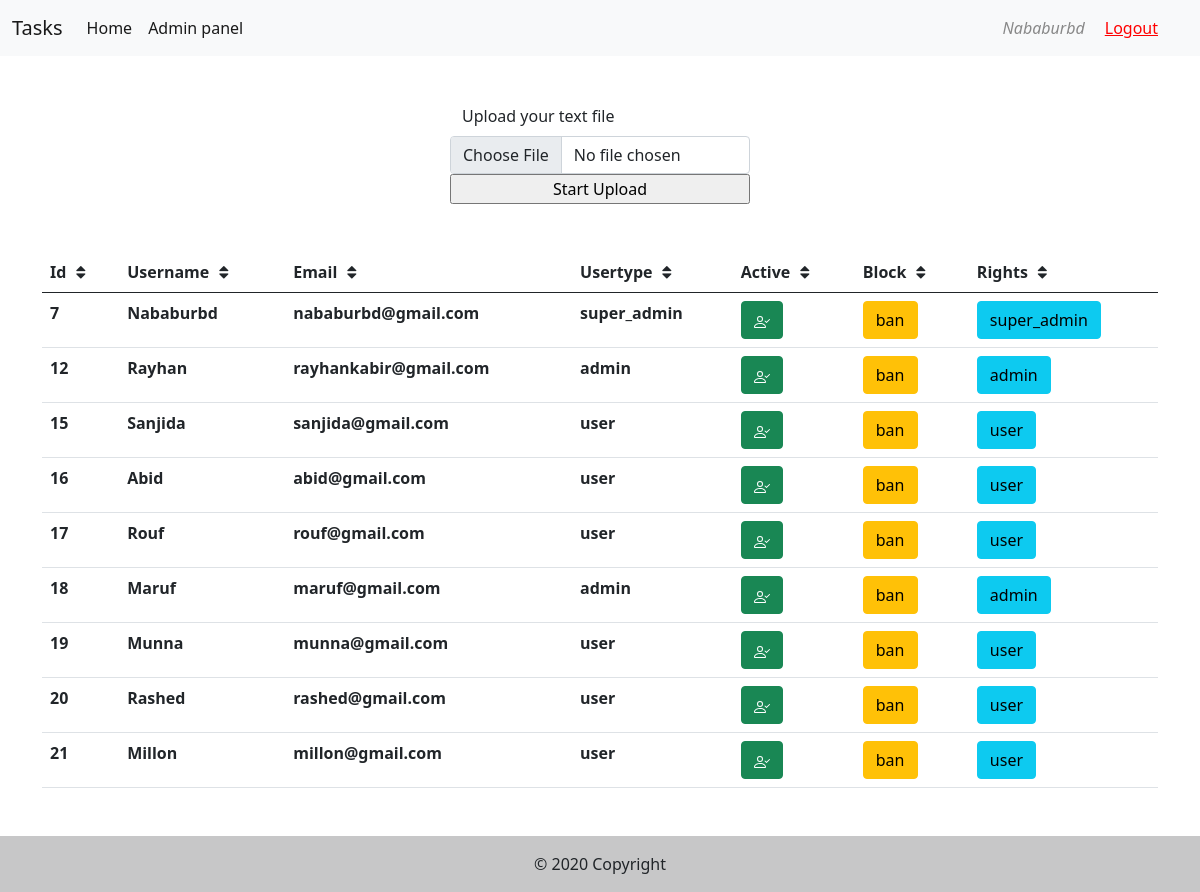
Page /admin/admin_panel.php?&grant=7 (signed in) on the committed database.
### tables this page shows
CREATE TABLE `users` (
  `id` int(11) NOT NULL,
  `username` varchar(100) DEFAULT NULL,
  `email` varchar(100) DEFAULT NULL,
  `password` varchar(100) DEFAULT NULL,
  `user_type` varchar(100) DEFAULT NULL,
  `is_active` BOOLEAN DEFAULT 0,
  `created_at` timestamp NOT NULL DEFAULT current_timestamp(),
  `updated_at` timestamp NOT NULL DEFAULT current_timestamp()
);

### inc/functions.php (called while the page is built, shortened)
<?php
include 'UserService.php';
function is_super_admin()
{
    return $_SESSION['user']['user_type'] == 'super_admin';
}

### inc/UserService.php (called while the page is built, shortened)
<?php
function getUsers($page = 1)
{
    global $db;
    $query = "SELECT * FROM users LIMIT ".(($page-1)*10).",".($page*10);
    $result = mysqli_query($db, $query);
    $rows = [];
    while ($row = mysqli_fetch_assoc($result)) {
        $rows[] = $row;
    }
    return $rows;
}

### admin/admin_panel.php (the view, shortened to what this page needs)
<?php
include '../inc/header.php';
?>
<div class="container w-25 mt-5 mb-5">
    <form action="admin_panel.php" method="post" enctype="multipart/form-data">
        <div class="row">
            <label class="form-label" for="customFile">Upload your text file</label>
            <input type="file" class="form-control" id="customFile" name="the_file" />
            <input type="submit" name="submit" value="Start Upload">
        </div>
    </form>
</div>
<div class="container-lg mb-5">
    <table class="table table-hover">
        <thead>
            <tr>
                <th scope="col" onclick="sortTable(0)">Id <i class="fa fa-fw fa-sort"></i></th>
                <th scope="col" onclick="sortTable(1)">Username <i class="fa fa-fw fa-sort"></i></th>
                <th scope="col" onclick="sortTable(2)">Email <i class="fa fa-fw fa-sort"></i></th>
                <th scope="col" onclick="sortTable(3)">Usertype <i class="fa fa-fw fa-sort"></i></th>
                <th scope="col" onclick="sortTable(4)">Active <i class="fa fa-fw fa-sort"></i></th>
                <th scope="col" onclick="sortTable(5)">Block <i class="fa fa-fw fa-sort"></i></th>
                <?php
                if (is_super_admin()) {
                    ?>
                <th scope="col" onclick="sortTable(6)">Rights <i class="fa fa-fw fa-sort"></i></th>
                <?php
                }
                ?>
            </tr>
        </thead>
        <tbody>
            <?php
            $users = getUsers(isset($_GET['page']) ? $_GET['page'] : 1);
            foreach ($users as $user) {
                ?>
            <tr>
                <th scope="row" id="user_id"><?php echo $user['id'] ?>
                </th>
                <th> <?php echo $user['username'] ?>
                </th>
                <th> <?php echo $user['email'] ?>
                </th>
                <th> <?php echo $user['user_type'] ?>
                </th>
                <th id="user_status"> <?php if ($user['is_active']) {?>
                    <div class="btn btn-success"></div>
                    <?php
                } ?>
                </th>
                <th>
                    <?php
                    $buttonText = $user['is_active'] ? 'ban' : 'unban';
                $link = (isset($_GET['page']) ? 'page='.$_GET['page'].'&' : '').'id='.$user['id'].'&status='.($user['is_active'] ? 0 : 1);
                echo '<a class="btn btn-warning" role="button"  href="admin_panel.php?'. $link.'">'.$buttonText.'</a>'
                     ?>
                </th>
                <?php
                if (is_super_admin()) {
                    ?>
                <th><?php
                $buttonText = $user['user_type'];
                    $link = (isset($_GET['grant']) ? '' : '&grant='.$user['id']);
                    echo '<a class="btn btn-info" role="button"  href="admin_panel.php?'.$link .'">'.$buttonText.'</a>'
                ?>
                </th>
                <?php
                } ?>
            </tr>
            <?php
            }
            ?>
        </tbody>
    </table>
</div>
<?php include '../inc/footer.php';

### rows in the picture
users: id "7", username "Nababurbd", email "nababurbd@gmail.com", user_type "super_admin", is_active "ban"
users: id "12", username "Rayhan", email "rayhankabir@gmail.com", user_type "admin", is_active "ban"
users: id "15", username "Sanjida", email "sanjida@gmail.com", user_type "user", is_active "ban"
users: id "16", username "Abid", email "abid@gmail.com", user_type "user", is_active "ban"
users: id "17", username "Rouf", email "rouf@gmail.com", user_type "user", is_active "ban"
users: id "18", username "Maruf", email "maruf@gmail.com", user_type "admin", is_active "ban"
users: id "19", username "Munna", email "munna@gmail.com", user_type "user", is_active "ban"
users: id "20", username "Rashed", email "rashed@gmail.com", user_type "user", is_active "ban"
users: id "21", username "Millon", email "millon@gmail.com", user_type "user", is_active "ban"

### other values in the picture
$_SESSION['user']['username'] "Nababurbd"
